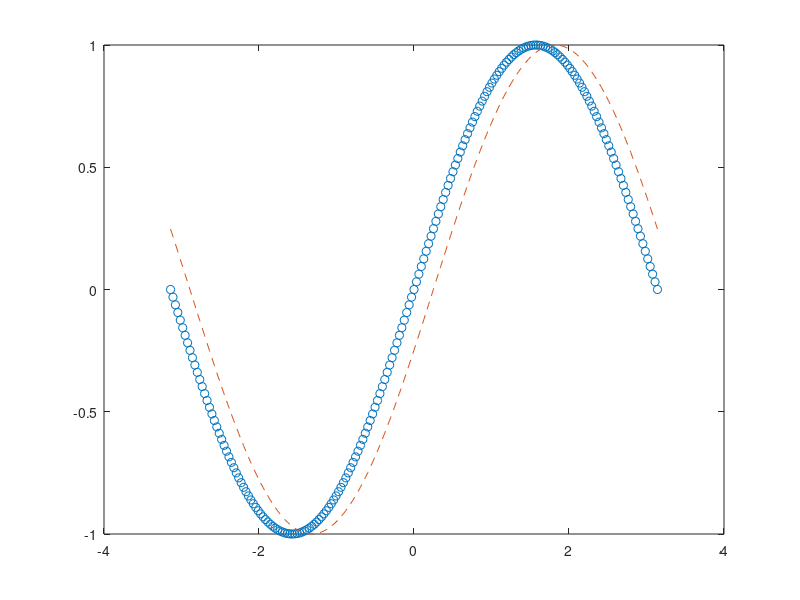

This chart was generated by the following MATLAB code:
% Specify line style in a graph

x = -pi:pi/100:pi;
y1 = sin(x);
y2 = sin(x-0.25);

% plot(x, y1, x, y2);
% plot(x, y1, 'o', x, y2, '--');
plot(x, y1,'o');
hold on
plot(x, y2, '--');
hold off